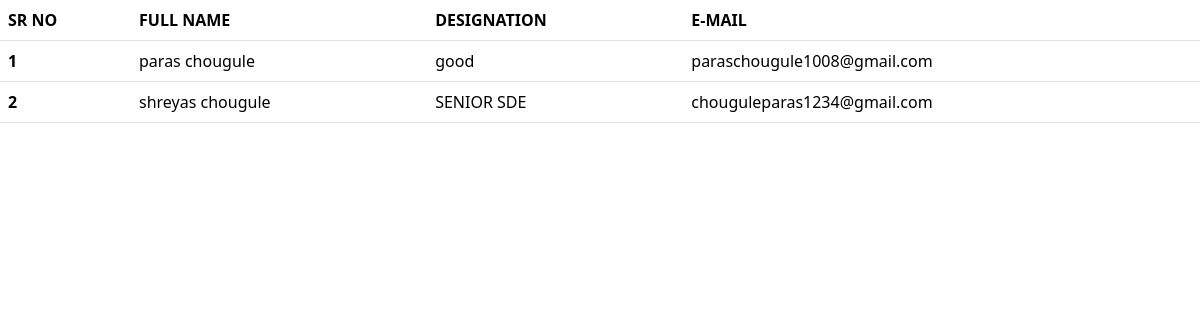
Before: / with the older database file.
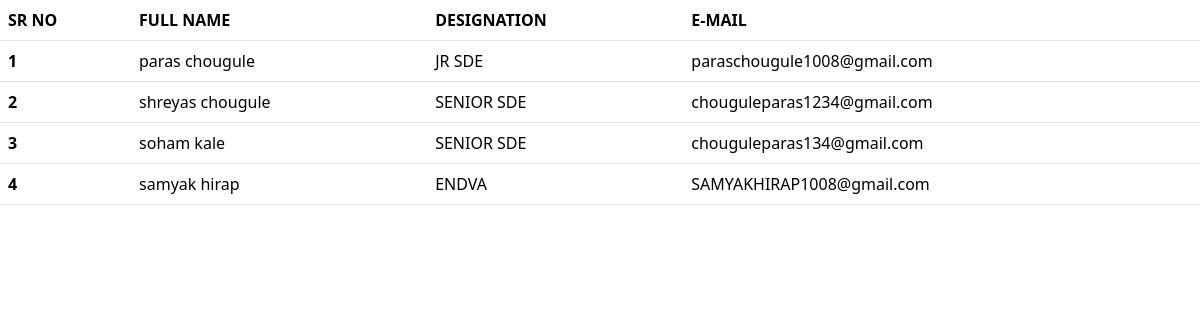
After: the same page with the newer database file.
### paras/models.py (models this page shows, shortened)
class Employee(models.Model):
    first_name = models.CharField(max_length = 100)
    last_name = models.CharField(max_length = 100)
    photo = models.ImageField(upload_to = 'images/')
    designation = models.CharField(max_length = 100)
    email_address = models.EmailField(max_length = 100, unique = True)
    phone_number = models.CharField(max_length = 10, blank = True)
    created_at = models.DateTimeField(auto_now_add=True)
    updated_at = models.DateTimeField(auto_now=True)

### myproject/views.py (the view)
# urls.py: 2. Add a URL to urlpatterns:  path('', views.home, name='home')
def home(request):
    paras = Employee.objects.all()
    context = {'paras' : paras,}
    return render(request, 'index.html', context)

### templates/index.html (shortened to what this page needs)
{% load static %}
<!DOCTYPE html>
<html lang="en">
<head>
    <link href="https://cdn.jsdelivr.net/npm/bootstrap@5.3.8/dist/css/bootstrap.min.css" rel="stylesheet">
</head>
<body>
  <table class="table">
  <thead>
    <tr>
      <th scope="col">SR NO</th>
      <th scope="col">FULL NAME</th>
      <th scope="col">DESIGNATION</th>
      <th scope="col">E-MAIL</th>
    </tr>
  </thead>
  <tbody>
    {% for i in paras %}
    <tr>
      <th scope="row">{{ forloop.counter }}</th>
      <td>{{ i.first_name }} {{ i.last_name }}</td>
      <td>{{ i.designation }}</td>
      <td>{{ i.email_address }}</td>
    </tr>
  </tbody>
  {% endfor %}
</table>
</body>
</html>

Changed rows visible on the page:
changed Employee "paras": designation "good" → "JR SDE"
added Employee: first_name "soham", last_name "kale", designation "SENIOR SDE", email_address "chouguleparas134@gmail.com"
added Employee: first_name "samyak", last_name "hirap", designation "ENDVA", email_address "SAMYAKHIRAP1008@gmail.com"
